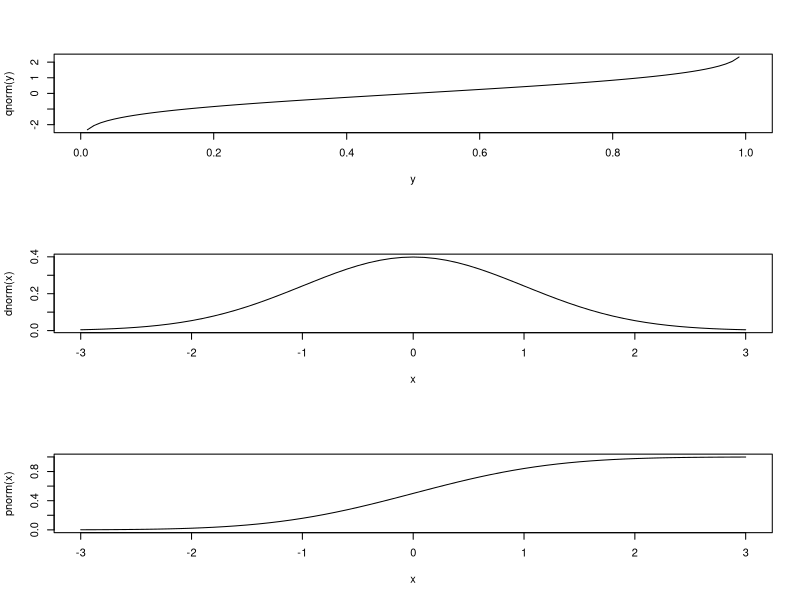

R code for this plot:
# a <- c(seq(0, 1, 0.1), seq(2, 10))

# t <- 500
# x <- pnorm(t)
# g=sum(.5<x^2 & x^2<1.2)/t
# print(g)

par(mfrow=c(3,1))

x= (30:-30)/ 10 
y= (0:100)/ 100


plot(y,qnorm(y),type="l")
plot(x,dnorm(x),type="l") 
plot(x,pnorm(x),type="l")

#x <- rf(100000, df1 = 3, df2 = 25)
#hist(x, breaks = 'Scott', freq = FALSE, xlim = c(0,10))

# a= seq(0,10,0.001)
# plot(a, df(a,df1=3,df2=25),type="l")
